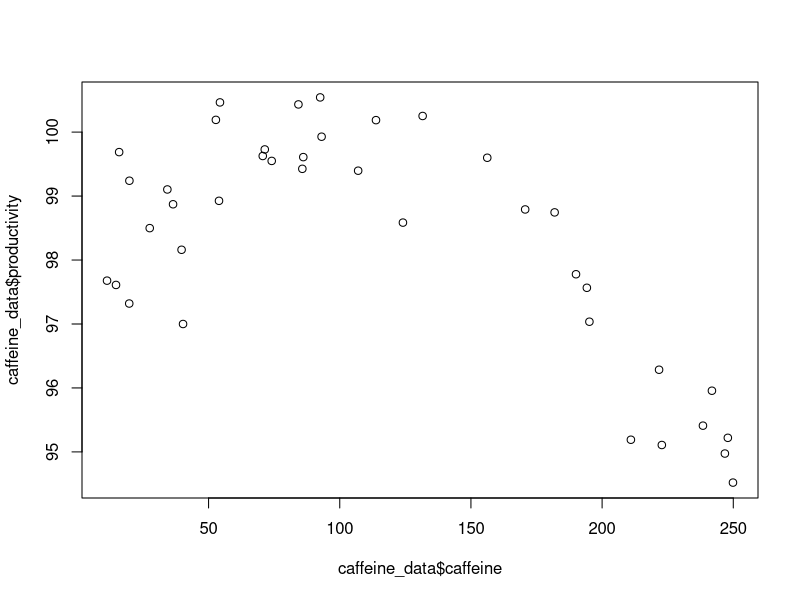

Here is the R script that generated this plot:
set.seed(5)
caffeine = rnorm(50, 0, 1)
productivity = 100 + 0.01 * caffeine - 2.5 * caffeine ^ 2 + rnorm(50,0,1)
caffeine_data = data.frame(caffeine = caffeine * 100 + 100, productivity=productivity)
caffeine_data = subset(caffeine_data, caffeine > 0 & caffeine < 250)
plot(caffeine_data$caffeine, caffeine_data$productivity)
write.csv(caffeine_data, file='caffeine_data.csv')
